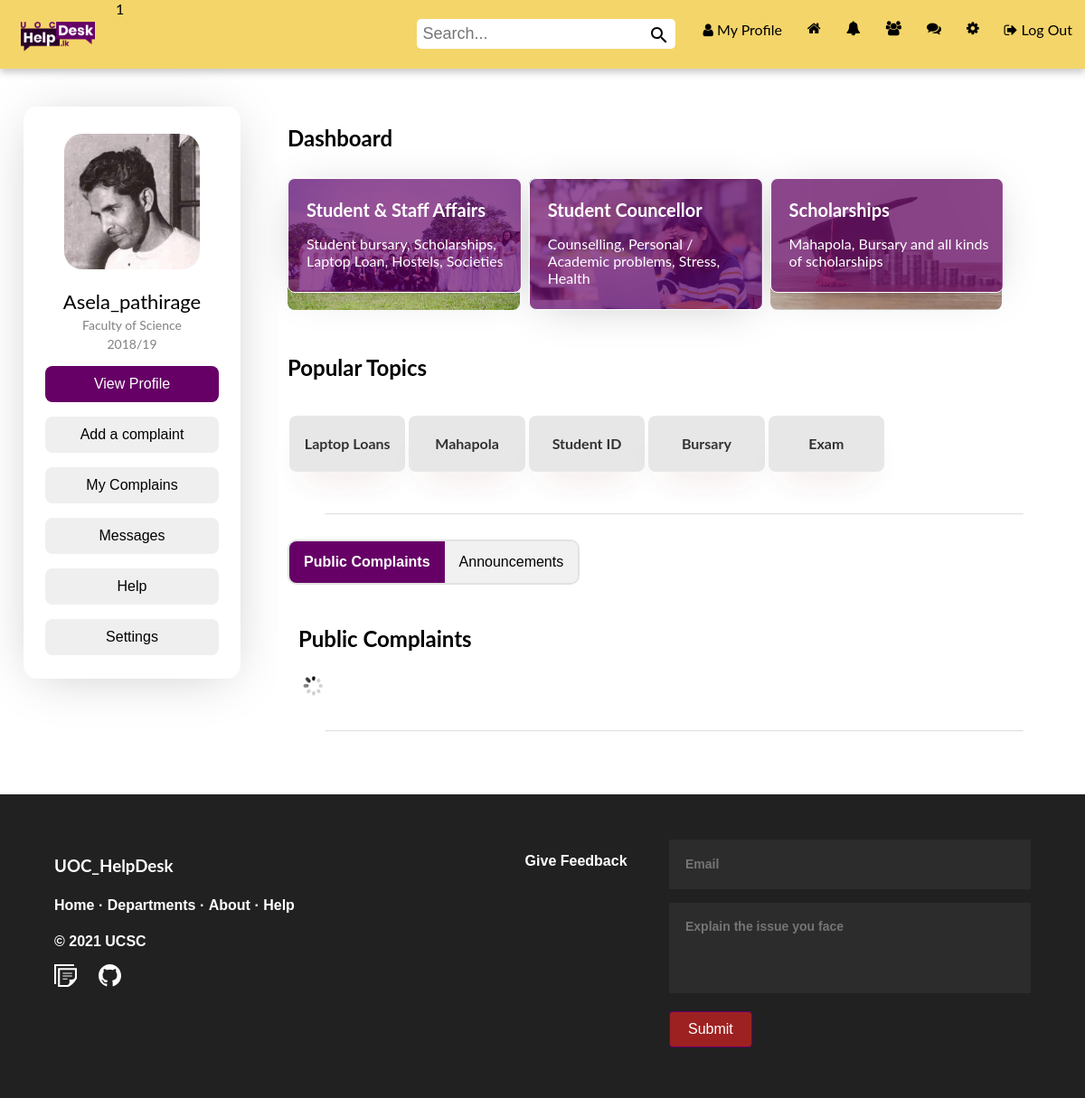
/app/views/studentDash.php (signed in), run on the app's committed database.
### tables this page shows
CREATE TABLE IF NOT EXISTS `user` (
  `id` int(11) NOT NULL AUTO_INCREMENT,
  `name` varchar(255) NOT NULL,
  `email` varchar(255) NOT NULL,
  `password` varchar(255) NOT NULL,
  `created_by` datetime NOT NULL DEFAULT CURRENT_TIMESTAMP,
  `profile_pic` varchar(255) DEFAULT NULL,
  `num_posts` int(11) DEFAULT NULL,
  `num_likes` int(255) DEFAULT NULL,
  `user_closed` varchar(3) DEFAULT NULL,
  `friend_array` text,
  `user_roll` varchar(10) NOT NULL DEFAULT 'user',
  `teleNumber` int(10) DEFAULT NULL,
  `address` varchar(500) NOT NULL,
  PRIMARY KEY (`id`)
);

### app/controllers/Notification.php (called while the page is built, shortened)
<?php
class Notification{
    private $con;
    private $user_obj;
    public function __construct($con,$user)
    {
        $this->con = $con;
        $this->user_obj = new User($con,$user);
    }
    public function getUnreadNumber() {
		$userLoggedIn = $this->user_obj->getUsername();
		$query = mysqli_query($this->con, "SELECT * FROM notifications WHERE viewed='no' AND user_to='$userLoggedIn'");
		return mysqli_num_rows($query);
	}
}
?>

### app/controllers/User.php (called while the page is built, shortened)
<?php
class User{
    private $user;
    public function __construct($con,$user)
    {
        $user_details_query = mysqli_query($con,"SELECT * FROM user WHERE name='$user'");
        $this->user = mysqli_fetch_array($user_details_query);
    }
    public function getUserName(){
        return $this->user['name'];
    }
}
?>

### app/controllers/Message.php (called while the page is built, shortened)
<?php
class Message{
    private $con;
    private $user_obj;
    public function __construct($con,$user)
    {
        $this->con = $con;
        $this->user_obj = new User($con,$user);
    }
    public function getUnreadNumber() {
		$userLoggedIn = $this->user_obj->getUsername();
		$query = mysqli_query($this->con, "SELECT * FROM messages WHERE viewed='no' AND user_to='$userLoggedIn'");
		return mysqli_num_rows($query);
	}
}
?>

### app/helpers/headerIn.php (the view, shortened to what this page needs)
<?php
    require '../modules/connect.php';
    require '../controllers/User.php';
    require '../controllers/Message.php';
    require '../controllers/Notification.php';
    require '../views/complain.php';
    if(isset($_SESSION['name'])){
        $userLoggedIn = $_SESSION['name'];
    }
    else{
        header("Location:../views/register.php");
    }
?>
<!DOCTYPE html>
    <head>
        <link rel="stylesheet" href="https://cdnjs.cloudflare.com/ajax/libs/font-awesome/4.7.0/css/font-awesome.min.css">
        <link rel="stylesheet" type="text/css" href="../../public/css/temp.css">
        <link rel="stylesheet" href="../../public/css/style.css">
    </head>
    <body>
    <?php
				$messages = new Message($con, $userLoggedIn);
				$notifications = new Notification($con, $userLoggedIn);
				$num_notifications = $notifications->getUnreadNumber();
				$user_obj = new User($con, $userLoggedIn);
		?>
    <div class="navbar" id="navbar">
        <a href="../views/studentDash.php" class="nav-icon active" style="float:left"><img src="../../public/img/logo/landscape.png" style="width:100px; height:auto"></a>
        <a href="../views/logout.php" class="nav-label"><i class="fa fa-sign-out" aria-hidden="true"></i> Log Out </a>
        <a href="../views/settings.php" class="nav-label"><i class="fa fa-cog" aria-hidden="true"></i><span class="nav-label">Settings</span></a>
        <a href="javascript:void(0);" onclick="getDropdownData('<?php echo $userLoggedIn; ?>', 'message')" class="nav-label"><i class="fa fa-comments" aria-hidden="true"></i>
        </a>
        <a href="../views/requests.php" class="nav-label"><i class="fa fa-users" aria-hidden="true"></i><span class="nav-label">Friends</span>
        </a>
        <a href="javascript:void(0);" onclick="getDropdownData('<?php echo $userLoggedIn; ?>', 'notification')" class="nav-label"><i class="fa fa-bell" aria-hidden="true"></i>
        </a>
        <?php
        if($num_notifications > 0)
				 echo '<span class="notification_badge_notification" id="unread_notification">' . $num_notifications . '</span>';
				?>
        <a href="../views/studentDash.php" class="nav-label"><i class="fa fa-home" aria-hidden="true"></i><span class="nav-label">Home</span></a>
        <a href= "<?php echo $userLoggedIn; ?>" class="nav-label"><i class="fa fa-user" aria-hidden="true"></i>&nbspMy Profile</a>
        <div class="search-bar">
            <form action="search.php" method="GET" name="search_form">
                <input type="text" onkeyup="getLiveSearchUsers(this.value, '<?php echo $userLoggedIn; ?>')" name="q" placeholder="Search..." autocomplete="off" id="search_text_input">
                <button type="submit" class="sbutton"><img src="../../public/img/icons/search.svg"></button>
            </form>
        </div>
    </div>

### app/views/pplCard.php
<div class="card">
	<img src="<?php echo $user['profile_pic'];?>" style="border-radius:20px; margin-top:10px;">
	<p class="pplTitle"><?php echo $user['name']; ?></p>
	<p class="pplFac">Faculty of Science</p>
	<p class="pplFac">2018/19</p>
	<p><button class="pplButton pplButtonMain" onclick="location.href='<?php echo $userLoggedIn; ?>'">View Profile</button></p>
	<p><button class="pplButton" onclick="openForm()">Add a complaint</button></p>
	<p><button class="pplButton" onclick="location.href='inquiry.php';">My Complains</button></p>
	<p><button class="pplButton" onclick="location.href='messages.php';">Messages</button></p>
	<p><button class="pplButton" onclick="location.href='studentHelp.php';">Help</button></p>
	<p><button class="pplButton" onclick="location.href='settings.php';">Settings</button></p>
</div>

### public/css/temp.css (style rules this page uses)
a { text-decoration: none; color: #000; }

### public/css/style.css (style rules this page uses)
html, body { height: 100%; margin: 0px; top:0; }
.card { box-shadow: 0 5px 60px -14px rgba(0, 0, 0, 0.25); width: auto; margin: auto; text-align: center; border-radius: 15px; padding-top:20px; padding-bottom: 10px; }
.pplTitle { color: black; font-size: 22px; margin-bottom: 2px; }
.pplFac { color: grey; font-size: 14px; margin-top: 4px; margin-bottom: 4px; }
.pplButton { width: 80%; height: 40px; font-size: 16px; border: none; border-radius: 8px; }
.pplButtonMain { background-color: #660066; color:white; }
.navbar { overflow: hidden; background-color: #F4D569; box-shadow: 0 4px 8px 0 #c7c7c7; z-index: 10; }
.navbar a { float: right; display: block; color: #000000; text-align: center; padding: 10px 14px 10px 14px; text-decoration: none; font-size: 16px; }
.nav-label { margin-top: 13px; font-size: 10px; }
.navbar a.active { background-color: #F4D569; color: #000000; float:left }
.navbar .search-bar { float: right; margin-top: 13px; border-radius: 5px; }
.navbar input[type=text] { padding: 6px; margin-top: 8px; font-size: 18px; border: none; width: 250px; border-radius: 5px 0px 0px 5px; outline: none; color: #000000; }
.sbutton { float: right; height: 33px; width: auto; padding: 6px 6px; margin-top: 8px; margin-right: 16px; margin-bottom: 10px; background: #ffffff; border: none; cursor: pointer; border-radius: 0px 5px 5px 0px; }

### app/helpers/headerIn.php (style rules this page uses)
body,h1,h2,h3,h4,h5,h6 { font-family: "Lato", sans-serif }
.w3-bar,h1,button { font-family: "Montserrat", sans-serif }

### data on the page
user: profile_pic (picture), name "Asela_pathirage"

### other printed values
$num_notifications "1"
